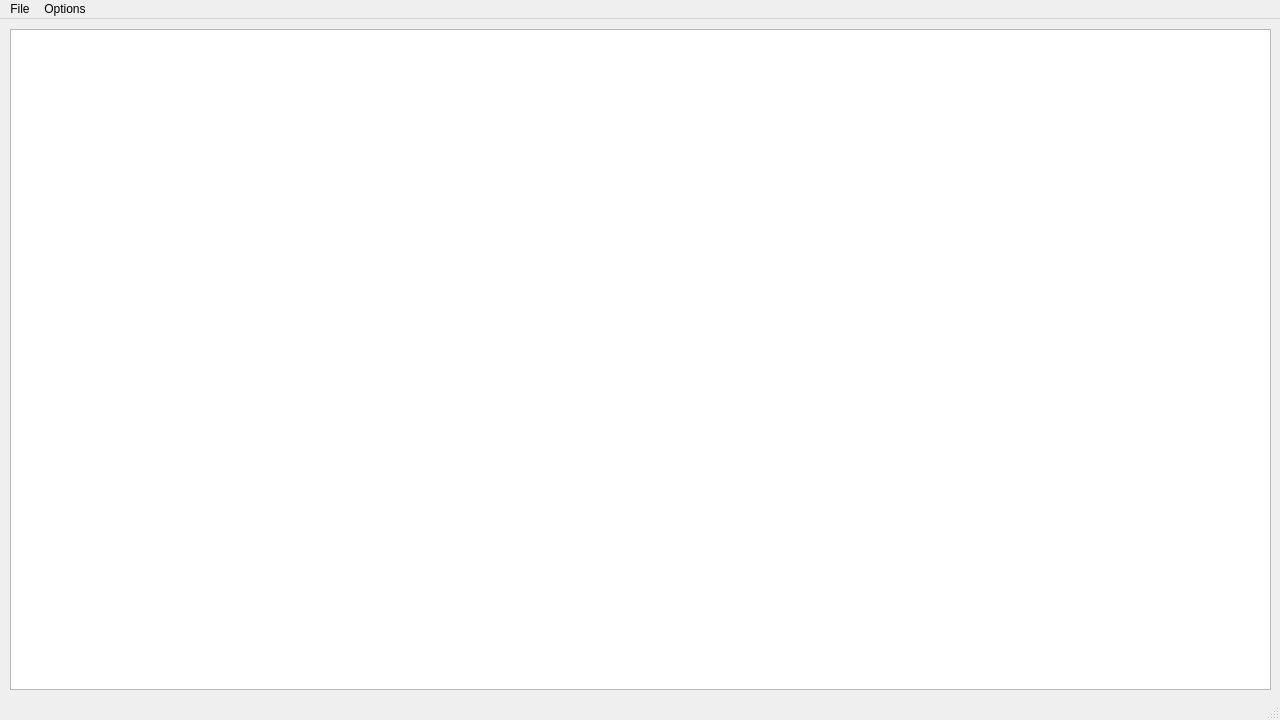
<?xml version="1.0" encoding="UTF-8"?>
<ui version="4.0">
 <class>MainWindow</class>
 <widget class="QMainWindow" name="MainWindow">
  <property name="geometry">
   <rect>
    <x>0</x>
    <y>0</y>
    <width>1280</width>
    <height>720</height>
   </rect>
  </property>
  <property name="sizePolicy">
   <sizepolicy hsizetype="Fixed" vsizetype="Fixed">
    <horstretch>0</horstretch>
    <verstretch>0</verstretch>
   </sizepolicy>
  </property>
  <property name="windowTitle">
   <string>MainWindow</string>
  </property>
  <widget class="QWidget" name="centralwidget">
   <widget class="QGraphicsView" name="graphicsView">
    <property name="geometry">
     <rect>
      <x>10</x>
      <y>10</y>
      <width>1261</width>
      <height>661</height>
     </rect>
    </property>
   </widget>
  </widget>
  <widget class="QMenuBar" name="menubar">
   <property name="geometry">
    <rect>
     <x>0</x>
     <y>0</y>
     <width>1280</width>
     <height>21</height>
    </rect>
   </property>
   <widget class="QMenu" name="menuFile">
    <property name="title">
     <string>File</string>
    </property>
    <addaction name="actionNew"/>
    <addaction name="actionOpen"/>
    <addaction name="actionSave"/>
   </widget>
   <widget class="QMenu" name="menuOptions">
    <property name="title">
     <string>Options</string>
    </property>
    <addaction name="actionHelp"/>
    <addaction name="actionExit"/>
   </widget>
   <addaction name="menuFile"/>
   <addaction name="menuOptions"/>
  </widget>
  <widget class="QStatusBar" name="statusbar"/>
  <action name="actionNew">
   <property name="text">
    <string>New</string>
   </property>
  </action>
  <action name="actionOpen">
   <property name="text">
    <string>Open</string>
   </property>
  </action>
  <action name="actionSave">
   <property name="text">
    <string>Save</string>
   </property>
  </action>
  <action name="actionHelp">
   <property name="text">
    <string>Help</string>
   </property>
  </action>
  <action name="actionExit">
   <property name="text">
    <string>Exit</string>
   </property>
  </action>
 </widget>
 <resources/>
 <connections/>
</ui>
